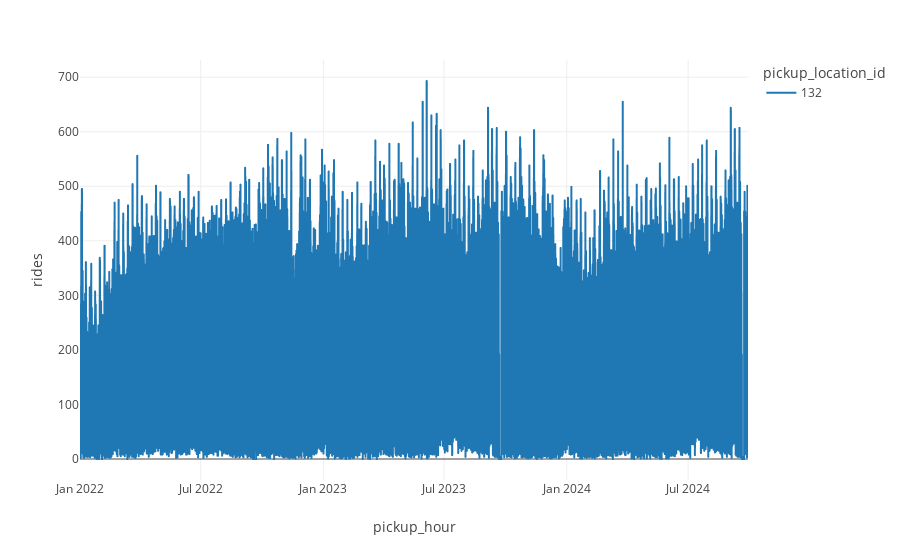

Source (notebook cell):
### Code cell
plot_ts(ts_data, locations=[132])

### Figure 1 — Plotly figure (JSON) as saved in the notebook; plotly's stock layout.template omitted (floating-point values rounded to 4 significant figures; data arrays with more than 128 entries replaced by an {"elided": "..."} marker saying what was removed)
{"data": [{"hovertemplate": "pickup_location_id=132<br>pickup_hour=%{x}<br>rides=%{y}<extra></extra>", "legendgroup": "132", "line": {"color": "#1F77B4", "dash": "solid"}, "marker": {"symbol": "circle"}, "mode": "lines", "name": "132", "showlegend": true, "type": "scattergl", "x": {"elided": "24043 str values"}, "xaxis": "x", "y": {"elided": "24043 int values"}, "yaxis": "y"}], "layout": {"legend": {"title": {"text": "pickup_location_id"}, "tracegroupgap": 0}, "margin": {"t": 60}, "xaxis": {"anchor": "y", "domain": [0, 1], "title": {"text": "pickup_hour"}}, "yaxis": {"anchor": "x", "domain": [0, 1], "title": {"text": "rides"}}}}
